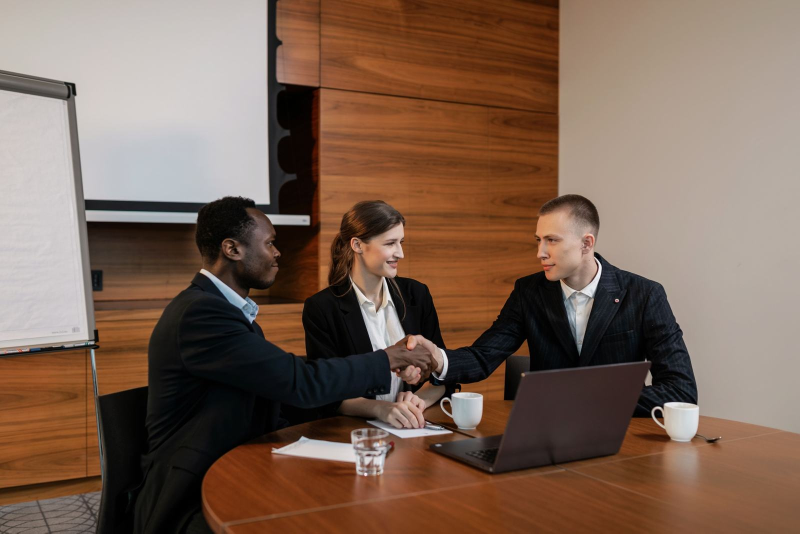
#> input picture wireframes/leadership-systems/assets/img/business-meeting-1600.jpg, 1600 x 1067 px, given in place of Transformative Life Solutions Logo_2026.jpeg, which was not available (shown at 1/2 size); the run also reads 1 picture not shown here
$ python process_assets.py
#> lines starting #> are read from the running program, lines starting #| are printed output that depends on the picture; after the words box and inside, x2 and y2 are one past the last pixel; in counts of white or black regions, pixels touching at a corner belong together; pictures that were not available may be replaced by others from this repository, and a replacement may not be noted
#!/usr/bin/env python3
"""Prepare web assets from the owner's source folders.

    python tools/process_assets.py

Reads logos and sample photos from ~/Downloads, writes to wireframes/<site>/assets/:
  logo.png, logo-mark.png        transparent crops of the official JPEG logos
  favicon.ico/-16/-32, apple-touch-icon.png, icon-192/-512.png
  og-image.jpg                   1200x630 social sharing image
  img/<name>-1600.jpg, -800.jpg  resized, EXIF-stripped photos + manifest.json
Also copies the original logo and palette files into brand/<site>/ for reference.
"""
import json
import shutil
from pathlib import Path

from PIL import Image, ImageOps

ROOT = Path(__file__).resolve().parent.parent
DL = Path.home() / "Downloads"
PHOTOS = DL / "Imagery for Websites" / "Imagery for Websites"
LOGOS = DL / "Logos" / "Logos"
PALETTES = DL / "Color Pallets" / "Color Pallets"

# Photos excluded on purpose (see docs/consistency-review.md): unknown source/licence
# (134f…, 7512…, 978b…, Board-768x509), visible distress (a-darmel-6643024,
# liza-summer-6382681), and children rather than young adults (cottonbro-*).
SITES = {
    "life-solutions": {
        "logo": "Transformative Life Solutions Logo_2026.jpeg",
        "palette": "Transformative Life Solutions Color Palette 2026.jpg",
        "og_bg": (244, 247, 248),
        "photos": {
            "hero-facilitated-conversation": "pexels-shkrabaanthony-7579320.jpg",
            "mediation-session": "pexels-rdne-9064741.jpg",
            "calm-conversation": "pexels-divinetechygirl-1181717.jpg",
            "supportive-talk": "pexels-divinetechygirl-1181505.jpg",
            "young-adults-group": "pexels-divinetechygirl-1181626.jpg",
            "couple-reviewing-agreement": "pexels-ron-lach-9870138.jpg",
            "elders-community": "pexels-priscilla-cezar-2157245929-36883131.jpg",
            "group-review": "pexels-mikhail-nilov-8730966.jpg",
        },
    },
    "leadership-systems": {
        "logo": "Transformative Leadership Systems Logo_2026.jpeg",
        "palette": "Transformative Leadership Systems Color Palette 2026.jpg",
        "og_bg": (248, 248, 248),
        "photos": {
            "hero-women-led-meeting": "pexels-divinetechygirl-1181418.jpg",
            "leader-dialogue": "pexels-divinetechygirl-1181426.jpg",
            "conference-room-team": "pexels-divinetechygirl-1181396.jpg",
            "facilitated-negotiation": "pexels-karola-g-7875947.jpg",
            "leaders-in-conversation": "pexels-tima-miroshnichenko-5717504.jpg",
            "small-group-panel": "pexels-prolificpeople-31968534.jpg",
            "business-meeting": "pexels-a-darmel-8133997.jpg",
            "signing-agreement": "pexels-energepic-com-27411-175045.jpg",
        },
    },
}


def knockout(img, tol=14, soft=40):
    """Make the logo's off-white background transparent, keeping soft edges.

    The background isn't flat (the Leadership file has a faint gradient), so it is
    estimated per row by interpolating between the left and right edge colours.
    """
    img = img.convert("RGB")
    w, h = img.size
    src = img.load()

    def edge(y, xs):
        px = [src[x, y] for x in xs]
        return [sum(p[i] for p in px) / len(px) for i in range(3)]

    out = Image.new("RGBA", img.size)
    dst = out.load()
    for y in range(h):
        left, right = edge(y, range(1, 6)), edge(y, range(w - 6, w - 1))
        for x in range(w):
            t = x / (w - 1)
            bg = [left[i] + (right[i] - left[i]) * t for i in range(3)]
            r, g, b = src[x, y]
            d = max(abs(r - bg[0]), abs(g - bg[1]), abs(b - bg[2]))
            dst[x, y] = (r, g, b, 0 if d <= tol else min(255, int((d - tol) * 255 / soft)))
    return out


def bands(rgba, min_alpha=80, min_height=8):
    """Vertical runs of rows containing logo pixels: [mark, wordmark line 1, line 2, ...]."""
    alpha = rgba.getchannel("A").load()
    w, h = rgba.size
    rows = [any(alpha[x, y] > min_alpha for x in range(w)) for y in range(h)]
    runs, start = [], None
    for y, on in enumerate(rows + [False]):
        if on and start is None:
            start = y
        elif not on and start is not None:
            if y - start >= min_height:
                runs.append((start, y))
            start = None
    return runs


def solid_bbox(rgba, box, min_alpha=80):
    mask = rgba.getchannel("A").point(lambda v: 255 if v > min_alpha else 0)
    x0, y0, x1, y1 = mask.crop(box).getbbox()
    return (box[0] + x0, box[1] + y0, box[0] + x1, box[1] + y1)


def square(img, pad=0.1):
    side = int(max(img.size) * (1 + pad))
    canvas = Image.new("RGBA", (side, side), (0, 0, 0, 0))
    canvas.paste(img, ((side - img.width) // 2, (side - img.height) // 2), img)
    return canvas


def on_color(img, color):
    bg = Image.new("RGBA", img.size, color + (255,))
    bg.alpha_composite(img)
    return bg.convert("RGB")


def build_site(slug, cfg):
#> called with slug = 'life-solutions'
    out = ROOT / "wireframes" / slug / "assets"
    (out / "img").mkdir(parents=True, exist_ok=True)
    brand = ROOT / "brand" / slug
    brand.mkdir(parents=True, exist_ok=True)
    shutil.copy2(LOGOS / cfg["logo"], brand / ("logo-original" + Path(cfg["logo"]).suffix.lower()))
    shutil.copy2(PALETTES / cfg["palette"], brand / "color-palette.jpg")

    logo = knockout(Image.open(LOGOS / cfg["logo"]))
#> in knockout, img is the input picture: PIL image 1600x1067 RGB; mean R, G, B 124.1, 99.5, 84.4
#> in knockout, `out = Image.new("RGBA", img.size)`: out: PIL image 1600x1067 RGBA; every value is 0
#> the loop in knockout, `for y in range(h):` made 1067 passes
#> (left, right) on passes 1 to 3: ([191, 181, 172], [164, 151, 135]), ([191, 181, 172], [164, 151, 135]), ([191, 181, 172], [164, 151, 135])
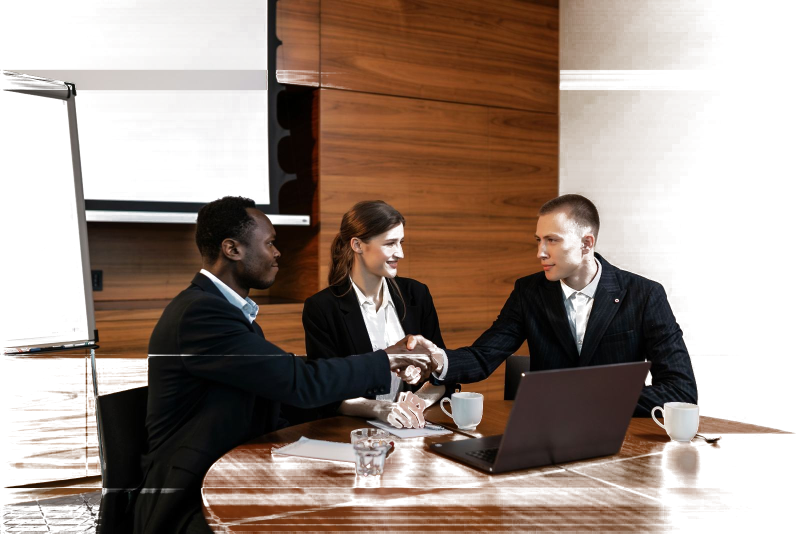
#> logo: PIL image 1600x1067 RGBA (shown at 1/2 size); mean R, G, B, A 124.1, 99.5, 84.4, 150; transparent parts drawn white
    runs = bands(logo)
#> in bands, `rows = [any(alpha[x, y] > min_alpha for x in range(w)) for y in range(..`: rows = 1067 items, first 6: True, True, True, True, True, True
#> the loop in bands, `for y, on in enumerate(rows + [False]):` made 1068 passes
#> start on pass 1: 0
#> after the loop in bands, `for y, on in enumerate(rows + [False]):`: runs = [(0, 1067)]
#> runs = [(0, 1067)]
    w = logo.width
#> w = 1600
    mark_box = solid_bbox(logo, (0, runs[0][0], w, runs[0][1]))
#> in solid_bbox, `mask = rgba.getchannel("A").point(lambda v: 255 if v > min_alpha else 0)`:
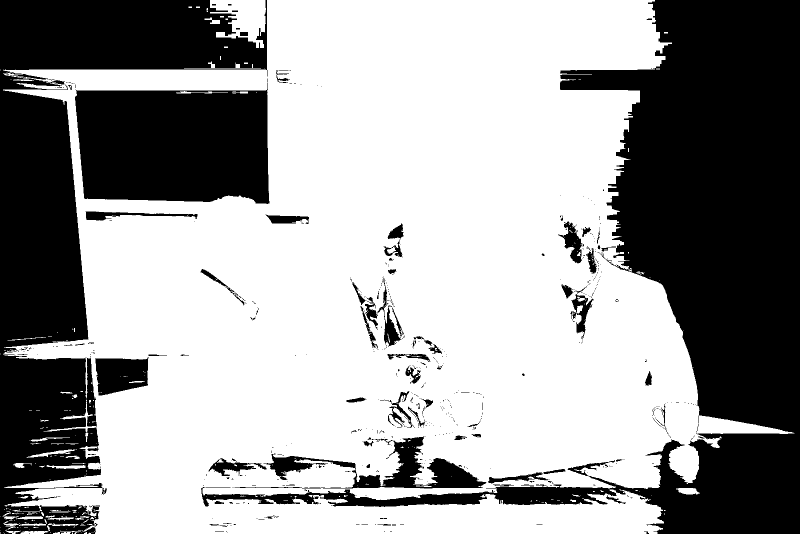
#> mask: PIL image 1600x1067 L (shown at 1/2 size); 61.7% white; 613 black regions (521 under 20 px), largest, box (x1, y1, x2, y2) and area: (402, 0, 1600, 1067) 329286, (0, 0, 536, 1067) 200651, (150, 165, 539, 408) 82201
#> in solid_bbox, `x0, y0, x1, y1 = mask.crop(box).getbbox()`: x0 = 0; x1 = 1589; y1 = 1067
#> mark_box = (0, 0, 1589, 1067)
    full_box = solid_bbox(logo, (0, runs[0][0], w, runs[-1][1]))
#> full_box = (0, 0, 1589, 1067)
    mark = logo.crop(mark_box)
    full = logo.crop(full_box)
    print(f"{slug}: bands={runs} mark={mark_box} full={full_box}")
#| life-solutions: bands=[(0, 1067)] mark=(0, 0, 1589, 1067) full=(0, 0, 1589, 1067)

    full.save(out / "logo.png", optimize=True)
    icon = square(mark, pad=0.08)
#> in square, `canvas = Image.new("RGBA", (side, side), (0, 0, 0, 0))`: canvas: PIL image 1716x1716 RGBA; every value is 0
    icon.resize((96, 96), Image.LANCZOS).save(out / "logo-mark.png", optimize=True)
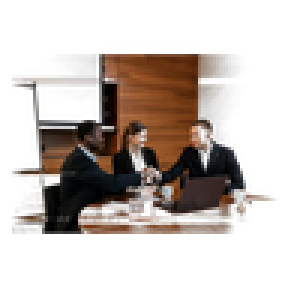
#> saved as logo-mark.png: PIL image 96x96 RGBA (shown 3 times larger); mean R, G, B, A 36.9, 25.8, 19.3, 80.8; transparent parts drawn white
    for size in (16, 32):
        icon.resize((size, size), Image.LANCZOS).save(out / f"favicon-{size}.png", optimize=True)
    icon.resize((256, 256), Image.LANCZOS).save(out / "favicon.ico", sizes=[(16, 16), (32, 32), (48, 48)])
    for size in (192, 512):
        icon.resize((size, size), Image.LANCZOS).save(out / f"icon-{size}.png", optimize=True)
#> this loop made 2 passes
#> pass 1, in build_site, `icon.resize((size, size), Image.LANCZOS).save(out / f"icon-{size}.png"..`:
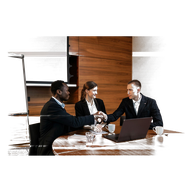
#> saved as icon-192.png: PIL image 192x192 RGBA; mean R, G, B, A 34.1, 23.8, 17.7, 80.9; transparent parts drawn white
    # iOS renders transparency as black, so the touch icon gets a white tile
    on_color(square(mark, pad=0.3).resize((180, 180), Image.LANCZOS), (255, 255, 255)).save(out / "apple-touch-icon.png")
#> in square (call 2), `canvas = Image.new("RGBA", (side, side), (0, 0, 0, 0))`: canvas: PIL image 2065x2065 RGBA; every value is 0
#> in on_color, `bg = Image.new("RGBA", img.size, color + (255,))`: bg: PIL image 180x180 RGBA; every value is 255
#> in on_color, `bg.alpha_composite(img)`:
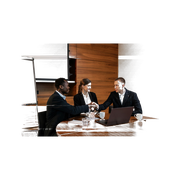
#> img: PIL image 180x180 RGBA; mean R, G, B, A 24.1, 16.9, 12.6, 55.9; transparent parts drawn white

    og = Image.new("RGBA", (1200, 630), cfg["og_bg"] + (255,))
    scale = 440 / full.height
#> scale = 0.412
    logo_og = full.resize((int(full.width * scale), 440), Image.LANCZOS)
    og.alpha_composite(logo_og, ((1200 - logo_og.width) // 2, (630 - logo_og.height) // 2))
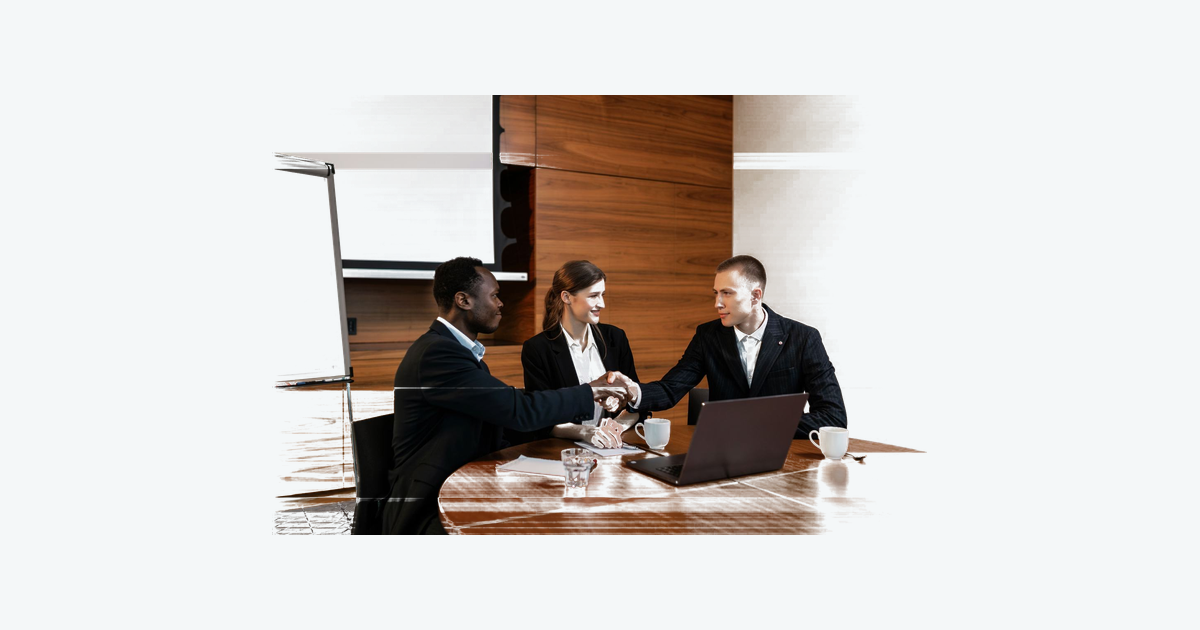
#> og: PIL image 1200x630 RGBA; mean R, G, B, A 209.3, 205.4, 202.4, 255
    og.convert("RGB").save(out / "og-image.jpg", quality=82, optimize=True, progressive=True)

    manifest = {"_logo": list(full.size)}
#> manifest = {'_logo': [1589, 1067]}
    for name, filename in cfg["photos"].items():
        photo = ImageOps.exif_transpose(Image.open(PHOTOS / filename)).convert("RGB")
        manifest[name] = {}
        for bound in (1600, 800):
            copy = photo.copy()
            copy.thumbnail((bound, bound), Image.LANCZOS)
            copy.save(out / "img" / f"{name}-{bound}.jpg", quality=74, optimize=True, progressive=True)
            copy.save(out / "img" / f"{name}-{bound}.webp", quality=72, method=6)
            manifest[name][str(bound)] = list(copy.size)
#> this loop made 2 passes
#> pass 2, in build_site, `copy.save(out / "img" / f"{name}-{bound}.jpg", quality=74, optimize=Tr..`:
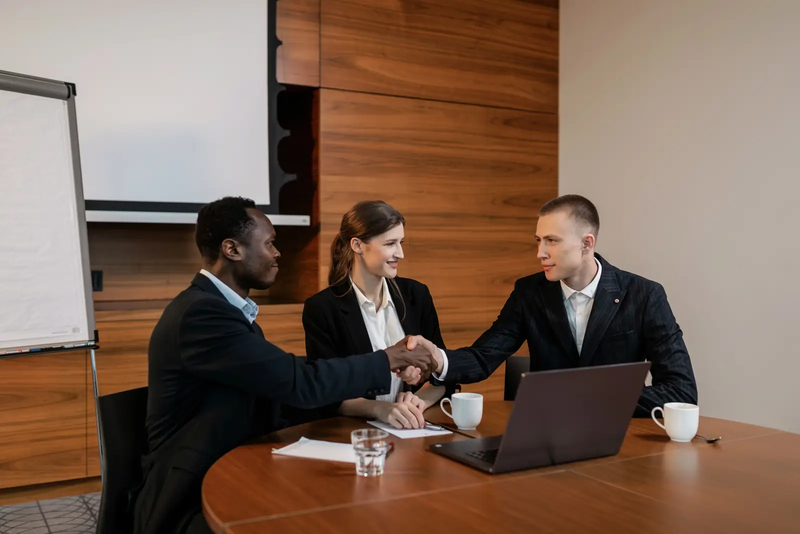
#> saved as hero-facilitated-conversation-800.jpg: PIL image 800x534 RGB; mean R, G, B 124, 99.7, 84.2
#> after the loop, manifest = 2 items
        print(f"  {name}: {manifest[name]}")
#|   hero-facilitated-conversation: {'1600': [1600, 1067], '800': [800, 534]}
    (out / "img" / "manifest.json").write_text(json.dumps(manifest, indent=2), encoding="utf-8")


if __name__ == "__main__":
    for site_slug, site_cfg in SITES.items():
#> (the run stopped early here; a loop or call above may not have finished)
